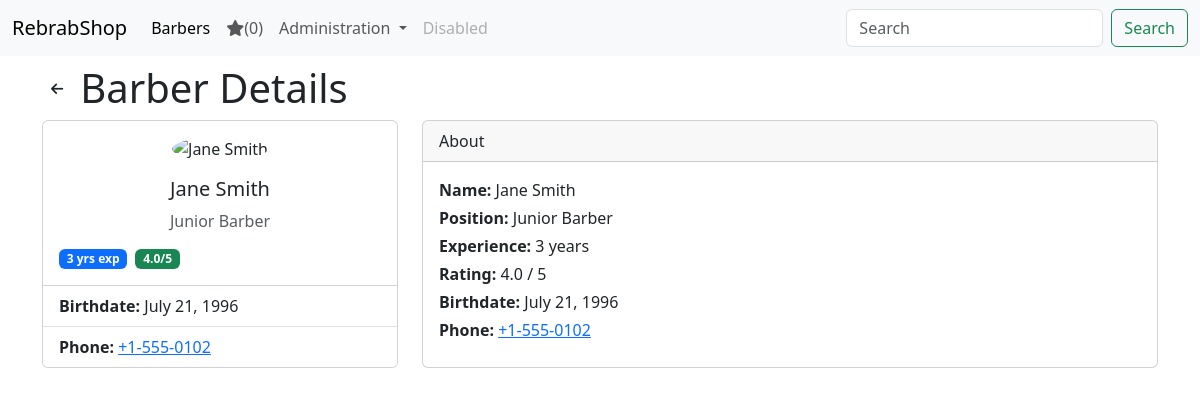
Screenshot of /barbers/2/ with the database file from the repository.
### barbers/models.py (models this page shows, shortened)
class Barber(models.Model):
    GENDER_CHOICES = [
        ('M', 'Male'),
        ('F', 'Female')
    ]
    POSITION_CHOICES = [
        ('J', 'Junior Barber'),
        ('S', 'Senior Barber'),
        ('M', 'Master Barber')
    ]
    name = models.CharField(max_length=100)
    photo = models.ImageField(upload_to='barber_photos/', blank=True, null=True)
    experience = models.IntegerField(validators=[MinValueValidator(0), MaxValueValidator(60)])
    birthdate = models.DateField()
    position = models.CharField(max_length=100, choices=POSITION_CHOICES)
    gender = models.CharField(max_length=1, choices=GENDER_CHOICES)
    rating = models.FloatField(default=0)
    phone = models.CharField(max_length=20)

### barbers/views.py (the view)
# urls.py: path('<int:pk>/', barbers.views.barber_detail, name="barber_detail"),
def barber_detail(request, pk):
    barber = get_object_or_404(Barber, pk=pk)
    return render(request, "barbers/detail.html", {"barber": barber})

### favorites/context_processor.py (called while the page is built)
def favorite_barbers_count(request):
    return { 'fav_count': get_count_of_favorite_barbers(request) }

### favorites/favorites.py (called while the page is built)
def get_favorite_barbers(request):
    return request.session.get(FAVORITE_BARBERS_KEY, [])

def get_count_of_favorite_barbers(request):
    return len(get_favorite_barbers(request))

### barbers/templates/barbers/detail.html
{% extends "layout.html" %} {% block content %}
<div class="d-flex align-items-center gap-2 my-2">
  <a href="javascript:history.back()" class="btn btn-sm">
    <i class="fa-solid fa-arrow-left"></i>
  </a>
  <h1 class="mb-0">Barber Details</h1>
</div>
<div class="row g-4">
  <div class="col-lg-4">
    <div class="card h-100">
      <div class="card-body text-center">
        {% if barber.photo %}
        <img
          style="
            height: 150px;
            width: 150px;
            object-fit: cover;
            border-radius: 50%;
          "
          src="{{barber.photo.url}}"
          alt="{{ barber.name }}"
          class="mb-3"
        />
        {% else %}
        <img
          style="
            height: 150px;
            width: 150px;
            object-fit: cover;
            border-radius: 50%;
          "
          src="https://img.freepik.com/premium-vector/vector-flat-man-avatar-no-face-with-hairstyle-beard_574806-4741.jpg"
          alt="{{ barber.name }}"
          class="mb-3"
        />
        {% endif %}
        <h5 class="card-title">{{ barber.name }}</h5>
        <p class="card-text text-muted">{{ barber.position }}</p>
        <div class="d-flex align-items-center gap-2">
          <span class="badge text-bg-primary"
            >{{ barber.experience }} yrs exp</span
          >
          <span class="badge text-bg-success">{{ barber.rating }}/5</span>
        </div>
      </div>
      <ul class="list-group list-group-flush">
        <li class="list-group-item">
          <strong>Birthdate:</strong> {{ barber.birthdate }}
        </li>
        <li class="list-group-item">
          <strong>Phone:</strong>
          <a href="tel:{{ barber.phone }}">{{ barber.phone }}</a>
        </li>
      </ul>
    </div>
  </div>
  <div class="col-lg-8">
    <div class="card h-100">
      <div class="card-header">About</div>
      <div class="card-body">
        <p class="mb-1"><strong>Name:</strong> {{ barber.name }}</p>
        <p class="mb-1"><strong>Position:</strong> {{ barber.position }}</p>
        <p class="mb-1">
          <strong>Experience:</strong> {{ barber.experience }} years
        </p>
        <p class="mb-1"><strong>Rating:</strong> {{ barber.rating }} / 5</p>
        <p class="mb-1"><strong>Birthdate:</strong> {{ barber.birthdate }}</p>
        <p class="mb-0">
          <strong>Phone:</strong>
          <a href="tel:{{ barber.phone }}">{{ barber.phone }}</a>
        </p>
      </div>
    </div>
  </div>
</div>
{% endblock %}

### rows the page displays
Barber: name "Jane Smith", position "Junior Barber", experience "3", rating "4.0", birthdate "July 21, 1996", phone "+1-555-0102"

### other values shown
{{ fav_count }} "0"
